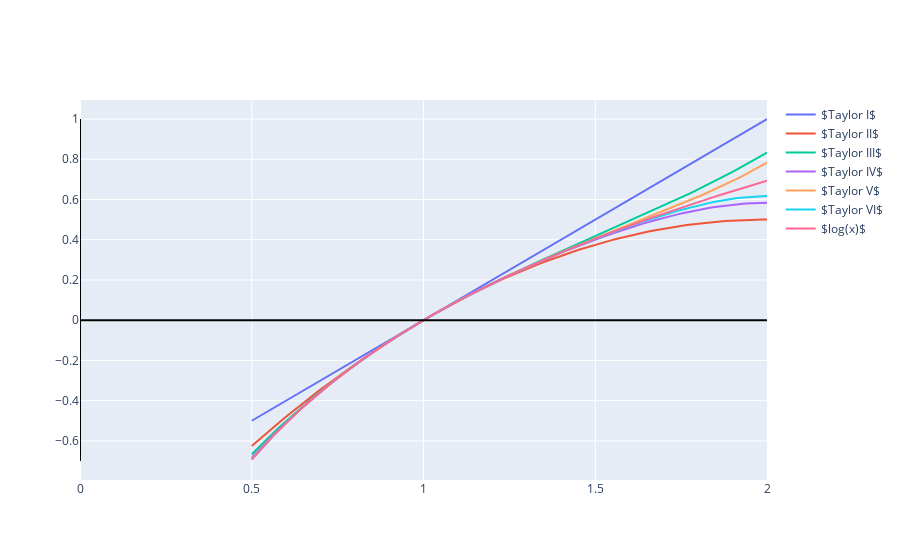

Source (notebook cell):
### Code cell
data = [traccia_1, traccia_2, traccia_3, traccia_4, traccia_5, traccia_6, traccia_log, X(0, 2), Y(-0.7, 1)]
Grafico(data, layout)
